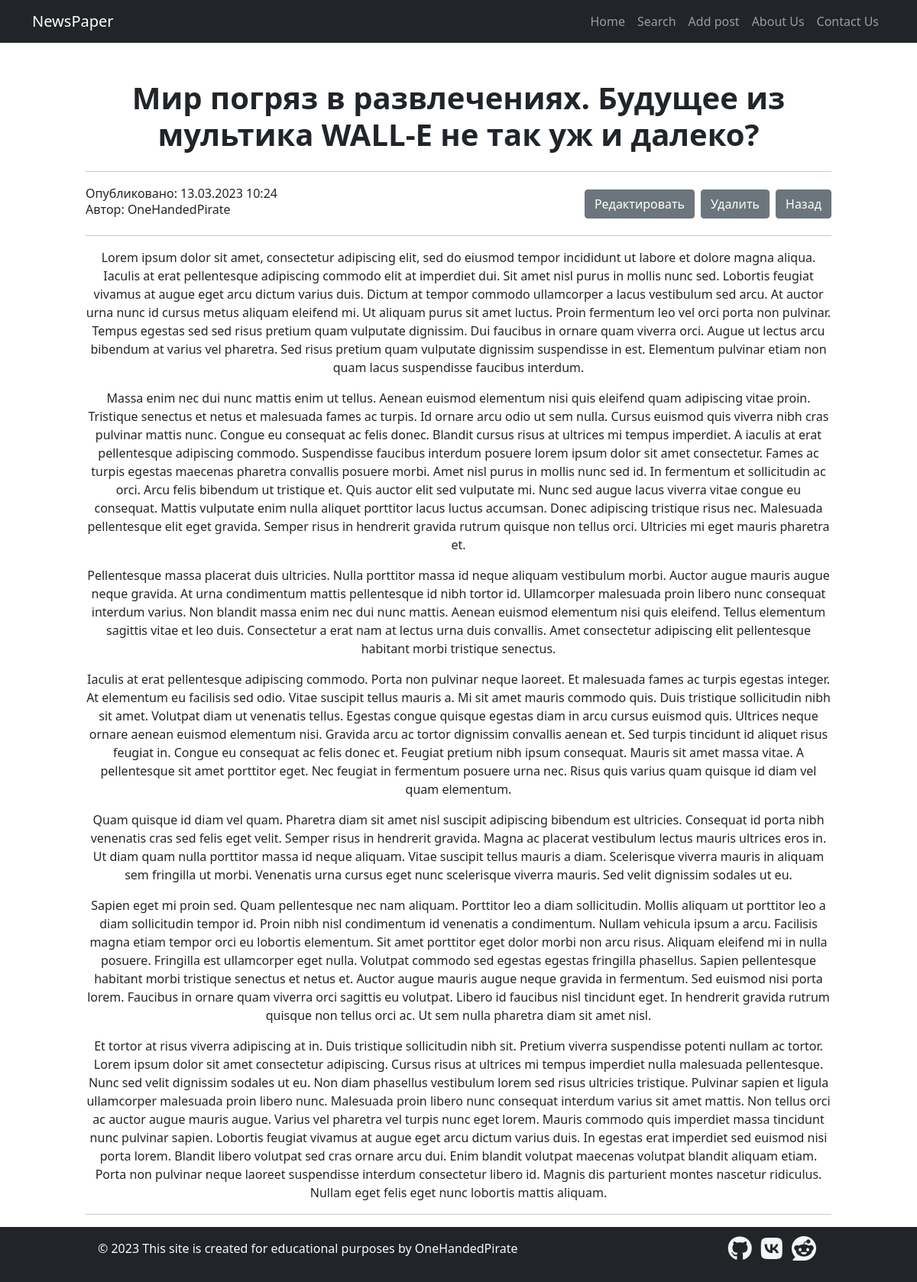
The page /news/21 on the database its author committed.
### news/models.py (models this page shows, shortened)
class Attitude:
    '''Миксин-класс для моделей с полем rating'''

class Post(models.Model, Attitude):
    author = models.ForeignKey(Author, on_delete=models.CASCADE)
    type = models.CharField(max_length=1,
                            choices=[('N', 'Новость'), ('A', 'Статья')],
                            default='A')
    publish_time = models.DateTimeField(auto_now_add=True)
    category = models.ManyToManyField(Category, through='PostCategory')
    title = models.CharField(max_length=150)
    text = models.TextField()
    rating = models.IntegerField(default=0)

class Author(models.Model):
    author_user = models.ForeignKey(User, on_delete=models.CASCADE)
    rating = models.IntegerField(default=0)
    def __str__(self):
        return self.author_user.get_username()

### news/views.py (the view)
# urls.py: path('<int:pk>', PostView.as_view(), name='post'),
class PostView(DetailView):
    model = Post
    template_name = 'news/post.html'
    context_object_name = 'post'
    extra_context = {'menu': menu}

### news/templatetags/news/custom_filters.py (called while the page is built)
@register.filter(name='censor')
def censor(value):
    banned_words = ['пьер', 'японии', 'париж', 'текст', 'олимпийск']
    original_text = value.split()
    bad_words = []
    for indx, word in enumerate(value.lower().split()):
        for bad_word in banned_words:
            if bad_word in word:
                bad_words.append(indx)
    for bad_word in bad_words:
        original_text[bad_word] = '*нехорошее слово*'
    return ' '.join(original_text)

### news/templates/news/post.html (shortened to what this page needs)
{% extends 'news/default.html' %}
{% load news.custom_filters %}
{% block content %}
    <h1 class="fw-bold mb-4">{{ post.title | censor }}</h1>
    <hr>
    <div class="row">
        <div class="col-4 text-start">
            <span>Опубликовано: {{ post.publish_time | date:'d.m.Y f' }}</span>
            <h6>Автор: {{ post.author }}</h6>
        </div>
        <div class="d-flex col-8 text-end justify-content-end align-items-center">
            <div>
                <a class="btn btn-secondary" href="{% url 'post_update' post.pk %}">Редактировать</a>
            </div>
            <div>
                <button type="button" class="btn btn-secondary mx-2" data-bs-toggle="modal" data-bs-target="#deleteModal{{ post.pk }}">Удалить</button>
            </div>
            <div>
                <a class="btn btn-secondary" href="{% if request.META.HTTP_REFERER %}{{ request.META.HTTP_REFERER }}{% else %}{% url 'home' %}{% endif %}">Назад</a>
            </div>
        </div>
    </div>
    <hr>
    <p class>{{ post.text | linebreaks }}</p>
    <hr>
{% endblock %}

### rows shown on the page
Post: title|censor "Мир погряз в развлечениях. Будущее из мультика WALL-E не так уж и далеко?", publish_time "13.03.2023 10:24", author "OneHandedPirate", text "Lorem ipsum dolor sit amet, consectetur adipiscing elit, sed do eiusmod tempor incididunt ut labore et dolore magna aliqua. Iaculis at erat pellentesque adipiscing commodo elit at imperdiet dui. Sit amet nisl purus in mollis nunc sed. Lobortis feugiat vivamus at augue eget arcu dictum varius duis. Dictum at tempor commodo ullamcorper a lacus vestibulum sed arcu. At auctor urna nunc id cursus metus aliquam eleifend mi. Ut aliquam purus sit amet luctus. Proin fermentum leo vel orci porta non pulvinar. Tempus egestas sed sed risus pretium quam vulputate dignissim. Dui faucibus in ornare quam viverra orci. Augue ut lectus arcu bibendum at varius vel pharetra. Sed risus pretium quam vulputate…"

### other values the page prints
{{ item.title }} "Home" "Search" "Add post"
{{ item.title }} "About Us" "Contact Us"
